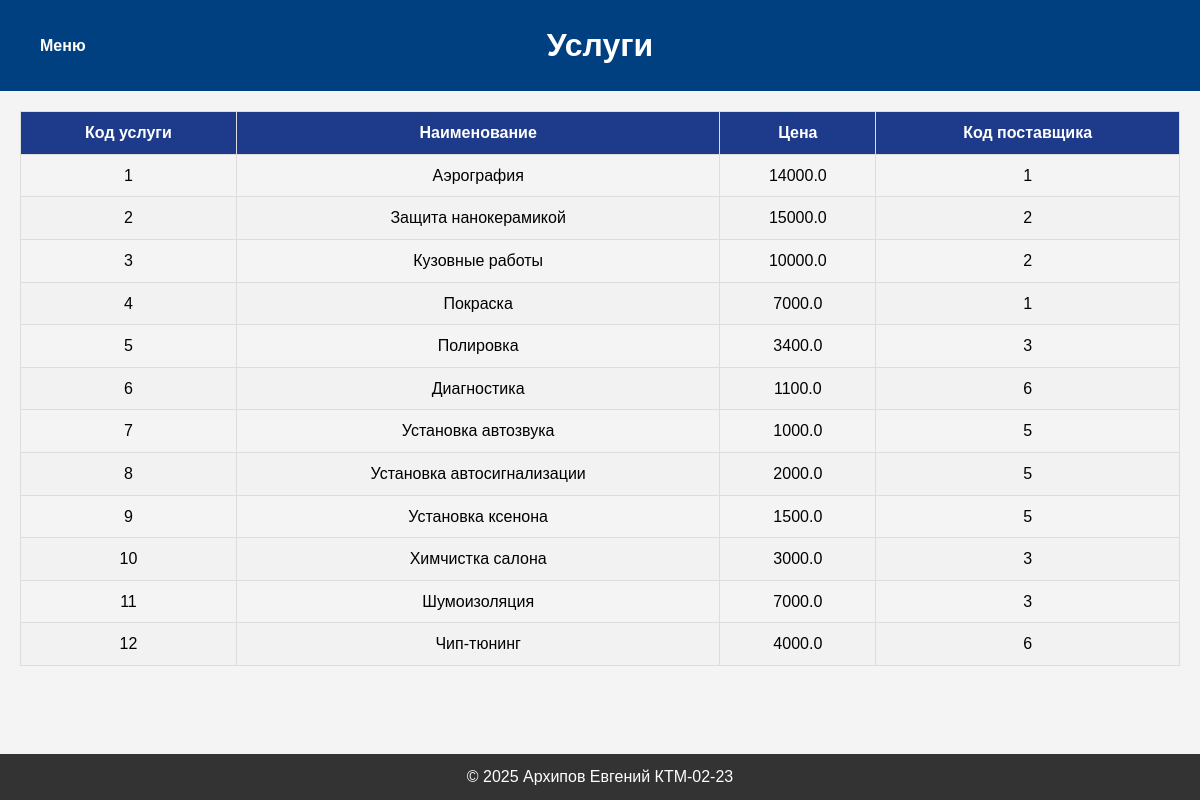
Screenshot of /services/ (signed in) with the database file from the repository.
### services/models.py (models this page shows, shortened)
class Service(models.Model):
    code = models.IntegerField(unique=True)
    name = models.CharField(max_length=100)
    price = models.FloatField()
    supplier_code = models.IntegerField()

### services/views.py (the view)
# urls.py: path('', views.services_view, name='services'),
@permission_required('services')
def services_view(request):
    services = Service.objects.all()
    cars = Car.objects.all()
    return render(request, 'services/services.html', {'services': services, 'cars': cars})

### access_control/utils.py (called while the page is built)
def has_permission(user, view_name):
    try:
        access = AccessControl.objects.get(user=user)
        permission_map = {
            'homepage': access.view_homepage, #
            'about': access.view_about,
            'services': access.view_services, #
            'suppliers': access.view_suppliers, #
            'employees': access.view_employees, #
            'salary': access.view_salary,
            'reports': access.view_reports, #
            'access_system': access.view_access_system, #
            'archive': access.view_archive, #
        }
        return permission_map.get(view_name, 0) in [1, 2]  # 1 - доступ разрешен, 0 - доступ запрещен
    except AccessControl.DoesNotExist:
        return False

### services/templates/services/services.html (shortened to what this page needs)
{% extends "base.html" %}
{% block header %}Услуги{% endblock %}
{% block content %}
    <table>
        <thead>
            <tr>
                <th>Код услуги</th>
                <th>Наименование</th>
                <th>Цена</th>
                <th>Код поставщика</th>
            </tr>
        </thead>
        <tbody>
            {% for service in services %}
                <tr>
                    <td>{{ service.code }}</td>
                    <td>{{ service.name }}</td>
                    <td>{{ service.price }}</td>
                    <td>{{ service.supplier_code }}</td>
                </tr>
            {% endfor %}
        </tbody>
    </table>
{% endblock %}

### templates/base.html (shortened to what this page needs)
{% load static %}
<!DOCTYPE html>
<html lang="en">
<head>
    <link rel="stylesheet" href="{% static 'styles.css' %}">
</head>
<body>
    <header>
        <div class="header-content">
            <a href="{% url 'homepage' %}" class="menu-button">Меню</a>
            <h1>{% block header %}фыв{% endblock %}</h1>
        </div>
    </header>
    <main>
        {% block content %}{% endblock %}
    </main>
    <footer>
        <p>© 2025 Архипов Евгений КТМ-02-23</p>
    </footer>
</body>
</html>

### static/styles.css (style rules this page uses)
table { width: 100%; border-collapse: collapse; margin-bottom: 20px; }
th, td { border: 1px solid #ddd; padding: 8px; text-align: center; }
th { background-color: #1e3a8a; color: white; }
tr:nth-child(even) { background-color: #f2f2f2; }
body { font-family: Arial, sans-serif; background-color: #f4f4f4; margin: 0; padding: 0; line-height: 1.6; }
header { background-color: #004080; color: white; padding: 20px; position: relative; }
.header-content { display: flex; align-items: center; justify-content: center; width: 100%; }
header h1 { margin: 0; font-size: 2em; text-align: center; flex-grow: 1; }
header a { position: absolute; left: 20px; }
.menu-button { color: white; background-color: #004080; padding: 10px 20px; border-radius: 5px; text-decoration: none; font-weight: bold; }
main { padding: 20px; }
footer { background-color: #333; color: white; text-align: center; padding: 10px 0; position: absolute; bottom: 0; width: 100%; }
footer p { margin: 0; }
a { color: #007bff; text-decoration: none; }

### rows the page displays
Service: code "1", name "Аэрография", price "14000.0", supplier_code "1"
Service: code "2", name "Защита нанокерамикой", price "15000.0", supplier_code "2"
Service: code "3", name "Кузовные работы", price "10000.0", supplier_code "2"
Service: code "4", name "Покраска", price "7000.0", supplier_code "1"
Service: code "5", name "Полировка", price "3400.0", supplier_code "3"
Service: code "6", name "Диагностика", price "1100.0", supplier_code "6"
Service: code "7", name "Установка автозвука", price "1000.0", supplier_code "5"
Service: code "8", name "Установка автосигнализации", price "2000.0", supplier_code "5"
Service: code "9", name "Установка ксенона", price "1500.0", supplier_code "5"
Service: code "10", name "Химчистка салона", price "3000.0", supplier_code "3"
Service: code "11", name "Шумоизоляция", price "7000.0", supplier_code "3"
Service: code "12", name "Чип-тюнинг", price "4000.0", supplier_code "6"
